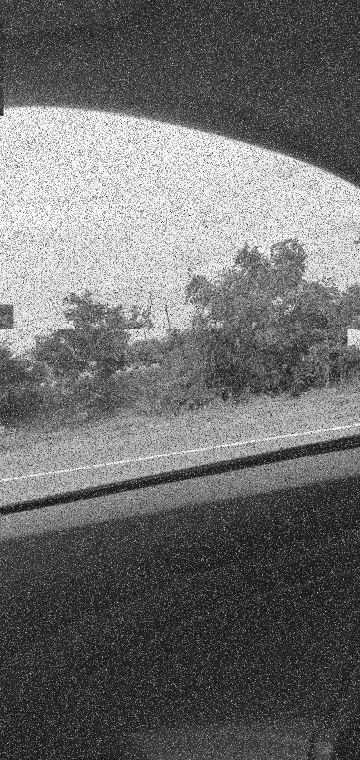
#> input picture glitched_image.jpg, 720 x 1520 px, given in place of frame_0001.jpg, which was not available (shown at 1/2 size)
$ python blur.py
#> lines starting #> are read from the running program, lines starting #| are printed output that depends on the picture; pictures that were not available may be replaced by others from this repository, and a replacement may not be noted
import numpy as np
import cv2
from skimage import img_as_ubyte
import matplotlib.pyplot as plt

def apply_motion_blur(input_path, output_path='blurred_image.jpg', T=0.5, a=0.05, b=0):
    # Read the input image
#> called with output_path = 'blurred_image.jpg', T = 0.5, a = 0.05, b = 0
    f = cv2.imread(input_path, 0)
#> f is the input picture: shape (1520, 720); min 0, max 255, mean 108.6

    # F(u,v), image in frequency domain
    F = np.fft.fft2(f)

    plt.imshow(np.log1p(np.abs(F)), cmap='gray')
    plt.axis('off')


    # H(u,v), motion blur function in frequency domain
    # Create matrix H (motion blur function H(u,v))
    M, N = F.shape
#> M = 1520; N = 720
    H = np.zeros((M, N), dtype=np.complex128)

    # Fill matrix H
    for u in range(M):
        for v in range(N):
            s = np.pi * (u * a + v * b)
            # Avoid division by zero
            H[u, v] = (T / s) * np.sin(s) * np.exp(-1j * s) if s != 0 else 0

    plt.imshow(np.log1p(np.abs(H)), cmap='gray')
    plt.axis('off')


    # G(u,v), blurred image in frequency domain
    G = H * F

    plt.imshow(np.log1p(np.abs(G)), cmap='gray')
    plt.axis('off')


    # g(x,y), blurred image in spatial domain
    g = np.fft.ifft2(G)
    g = np.abs(g)
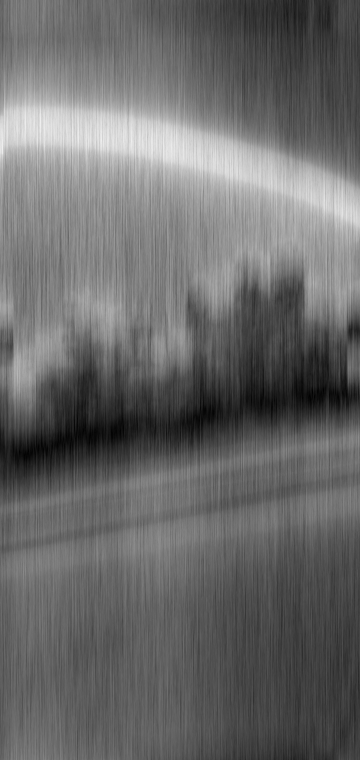
#> g: shape (1520, 720) float64 (shown at 1/2 size); min 0.0326, max 47.17, mean 19.6; drawn with min black and max white

    # Normalize the values in the range [0, 1]
    g_normalized = (g - np.min(g)) / (np.max(g) - np.min(g))

    g_uint8 = img_as_ubyte(g_normalized)  # if you want to save the image

    # Display images using cv2.imshow

    cv2.waitKey(0)
    cv2.destroyAllWindows()

    # Save the blurred image
    cv2.imwrite(output_path, g_uint8)


# Example usage:


input_image_path = 'C:\\Users\\yashas\\final_project\\frames\\frame_0001.jpg'
apply_motion_blur(input_image_path)
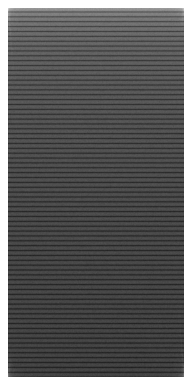
#> figure drawn by matplotlib, 1 panel

$ run again, on 5percent.jpg
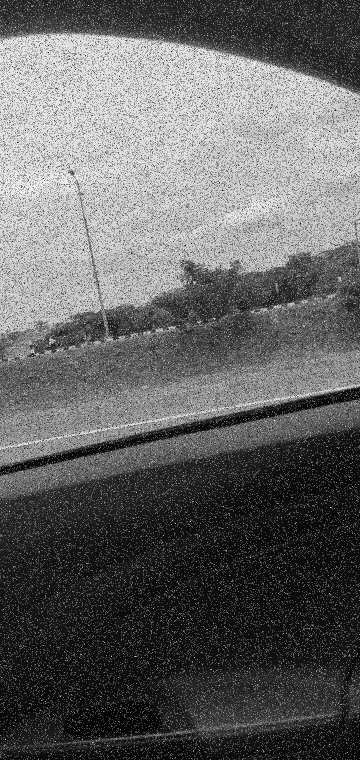
#> input picture 5percent.jpg, 720 x 1520 px, given in place of frame_0001.jpg, which was not available (shown at 1/2 size)
#> in apply_motion_blur, f is the input picture: shape (1520, 720); min 0, max 255, mean 99.3
#> in apply_motion_blur, `g = np.abs(g)`:
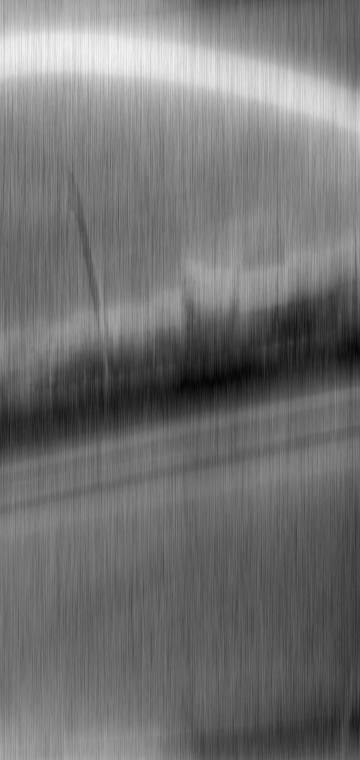
#> g: shape (1520, 720) float64 (shown at 1/2 size); min 0.059, max 48.91, mean 22.1; drawn with min black and max white
